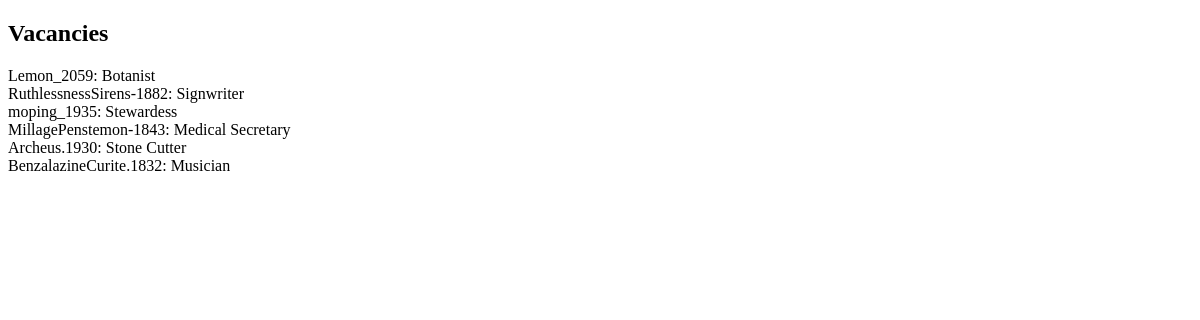
The page /vacancies/ on the database as committed earlier.
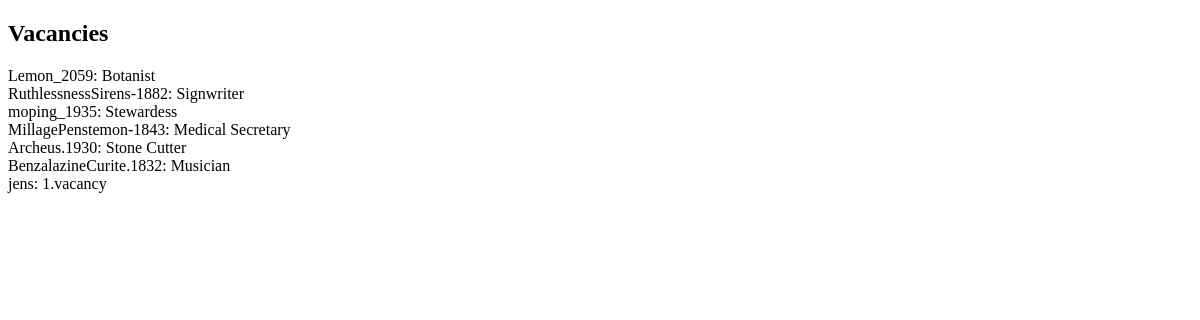
The same page on the database as committed later.
### vacancy/models.py (models this page shows)
class Vacancy(models.Model):
    description = models.CharField(max_length=1024)
    author = models.ForeignKey(django.contrib.auth.models.User, on_delete=models.CASCADE)

### vacancy/views.py (the view)
# urls.py: path('', views.index_view),
def index_view(request):
    return render(request, "vacancy/home.html", {'vacancies': models.Vacancy.objects.all})

### vacancy/templates/vacancy/home.html (shortened to what this page needs)
<!DOCTYPE html>
<html lang="en">
<head>
</head>
<body>
    <h2>Vacancies</h2>
    {% for vacancy in vacancies %}
        <div>
        {{ vacancy.author }}: {{ vacancy.description }}
        </div>
    {% endfor %}
</body>
</html>

Rows that differ between the two databases and show on the page:
added Vacancy: author "jens", description "1.vacancy"
